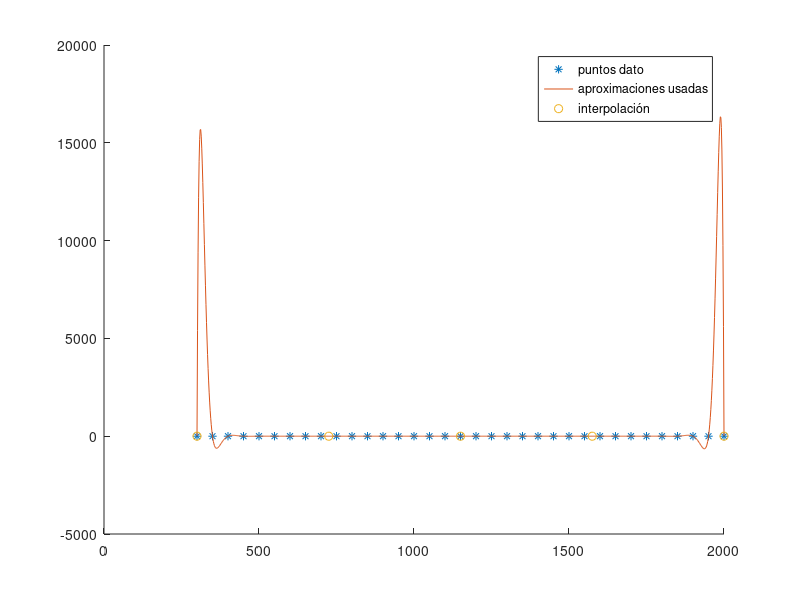

Write MATLAB code to recreate this figure.
clf; % limpiar el gráfico
clc; % limpiar la consola

% t es un valor donde evaluar la función
% x son las absisas de los puntos dato
% y son las ordenadas de los puntos dato

function res = lagrange(t, x, y)
  if (size(x) != size(y))
    printf("ERROR: las dim. de x e y deben coincidir\n");
  end

  n = size(x)(2);
  h = abs(x(1)-x(2));
  suma = 0;

  for i=0:n-1
    prod = 1;

    for k=0:n-1
      if (k != i)
        s = (t - x(1))/h;
        prod *= (s-k)/(i-k);
      end
    end

    suma += prod * y(i+1);
  end

  res = suma;
end

% función de correlación que aproxima a los datos
aprox = @(T) 0.02424 * (T/303.16)^(1.27591);

% graficar datos
x = [300, 350, 400, 450, 500, 550, 600, 650, 700, 750, 800, 850, 900, 950, 1000, 1050, 1100, 1150, 1200, 1250, 1300, 1350, 1400, 1450, 1500, 1550, 1600, 1650, 1700, 1750, 1800, 1850, 1900, 1950, 2000];
y = [0.024, aprox(350), 0.035, aprox(450), 0.046, aprox(550), 0.058, aprox(650), 0.067, aprox(750), 0.083, aprox(850), 0.097, aprox(950), 0.111, aprox(1050), 0.125, aprox(1150), 0.140, aprox(1250), 0.155, aprox(1350), 0.170, aprox(1450), 0.186, aprox(1550), 0.202, aprox(1650), 0.219, aprox(1750), 0.235, aprox(1850), 0.252, aprox(1950), 0.269];

%x = [300, 400, 500, 600, 700, 800, 900, 1000, 1100, 1200, 1300, 1400, 1500, 1600, 1700, 1800, 1900, 2000];
%y = [0.024, 0.035, 0.046, 0.058, 0.067, 0.083, 0.097, 0.111, 0.125, 0.140, 0.155, 0.170, 0.186, 0.202, 0.219, 0.235, 0.252, 0.269];

hold on;
plot(x, y, '*');

% graficar la interpolación
x_eval = linspace(300, 2000, 1000);
y_eval = zeros(size(x_eval));

for i = 1:length(x_eval)
    y_eval(i) = lagrange(x_eval(i), x, y);
end

plot(x_eval, y_eval);

% graficar puntos usados
x = [300, 725, 1150, 1575, 2000];
y = [0.024, aprox(725), aprox(1150), aprox(1575), 0.269];

hold on;
plot(x, y, 'o');

legend("puntos dato", "aproximaciones usadas", "interpolación");
